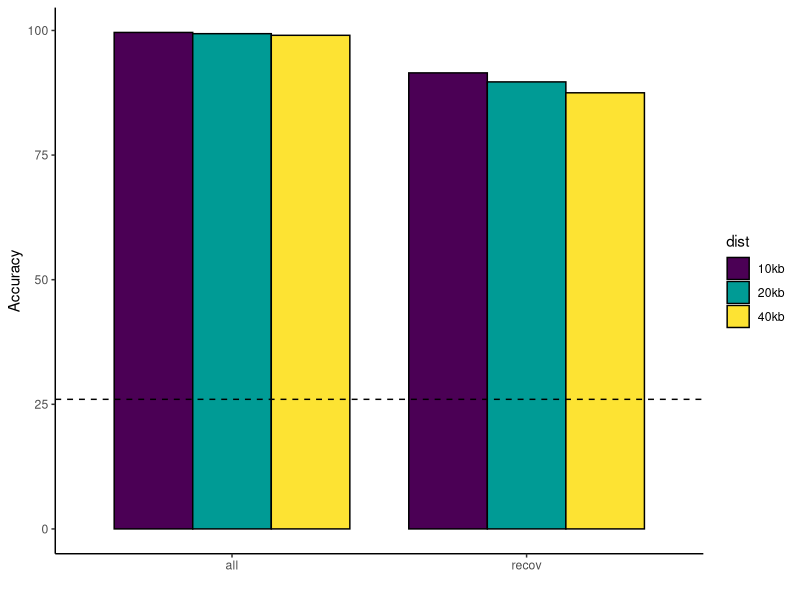
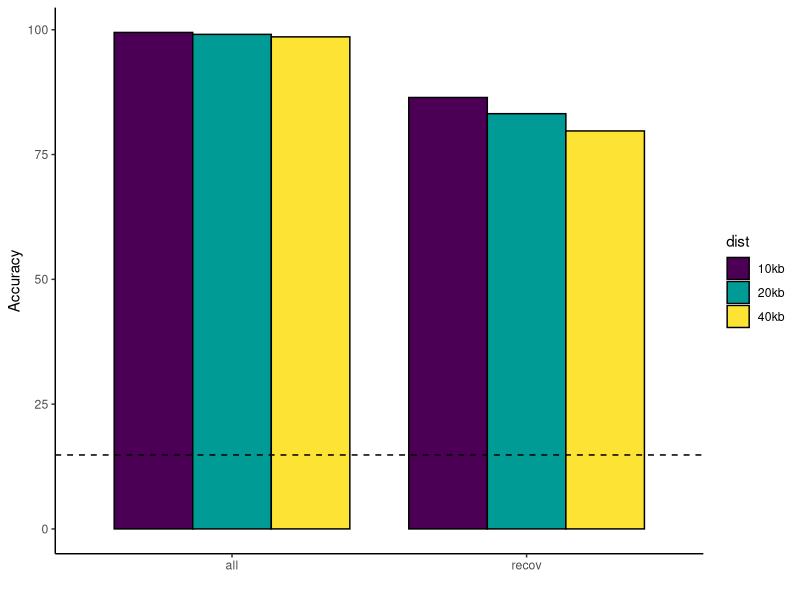
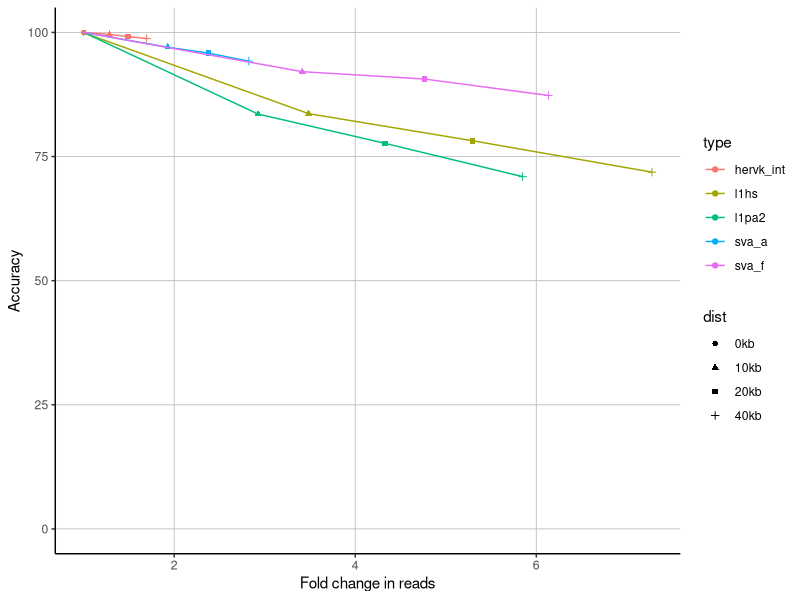
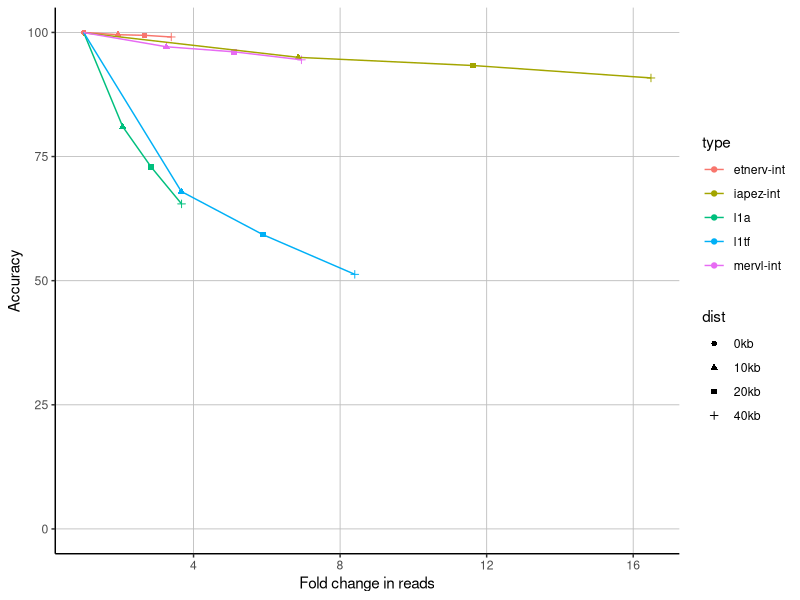
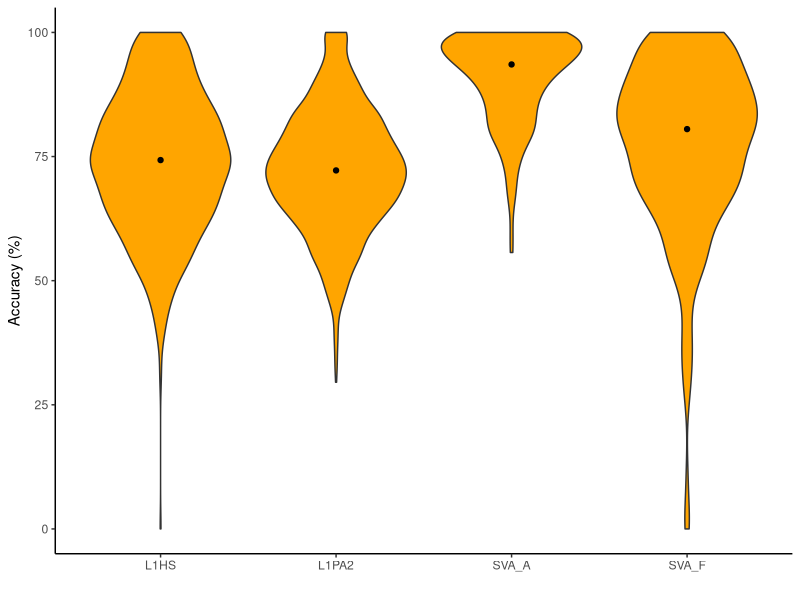
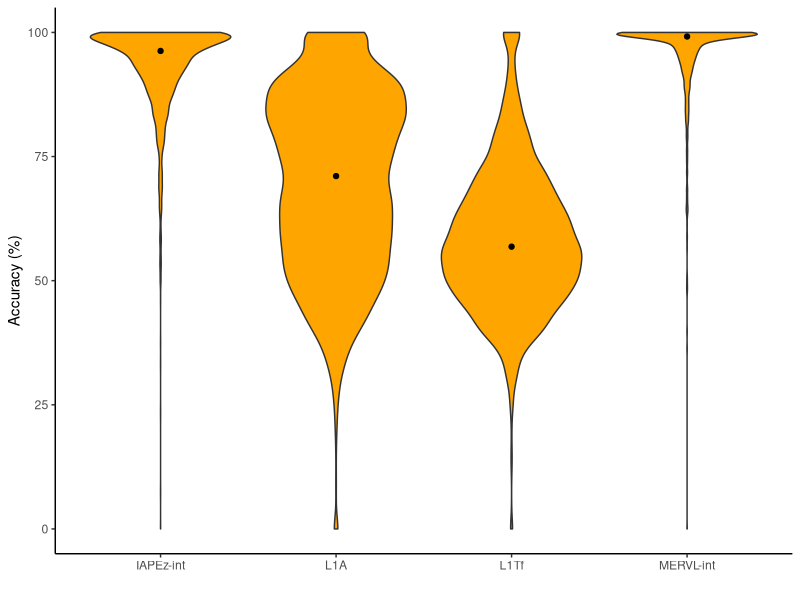

Generate these figures, in order, with R:
##PAtChER mapping accuracy from alignment of Sim3C data
##Accuracy data tables generated using matched_reads.py (see sim3c.sh script)
##Data on mean accuracy per element generated from bigWig accuracy track (mean_accuracy.sh script)
##bigWig accuracy track not included in repository due to size


library('tidyverse')

hs = read_tsv('accuracy_hg38.txt') %>% mutate(acc=matched/total*100)
mm = read_tsv('accuracy_mm10.txt') %>% mutate(acc=matched/total*100)


##barplot for overall accuracy

bplot = function(data) {
	data %>% filter(type %in% c('all','recov')) %>%
	ggplot(aes(type, acc, fill=dist)) +
		theme_classic() +
		xlab('') + ylab('Accuracy') +
		geom_bar(stat='identity', width=0.8, col='black', position=position_dodge()) +
		scale_fill_manual(values=hcl.colors(3)) +
		geom_hline(yintercept=data$acc[data$type=='random'], linetype='dashed')
}

quartz(w=3.5,h=3)
bplot(hs)  #Figure 2A

quartz(w=3.5,h=3)
bplot(mm)  #Figure 2A



##reads vs accuracy for selected families

fam.plot = function(data, sel.te) {	
	data %>% filter(type %in% sel.te) %>%
		group_by(type) %>% mutate(norm=total/min(total)) %>%
	
	ggplot(aes(norm, acc, color=type)) +
		theme_classic() +
		theme(panel.grid.major=element_line(size = 0.3,linetype = 'solid',colour = "grey")) +
		geom_point(aes(shape=dist)) +
		ylim(0,100) +
		xlab('Fold change in reads') +
		ylab('Accuracy') +
		geom_line()
}

quartz(w=3.5,h=3)
fam.plot(hs, sel.te=c('l1hs','l1pa2','sva_a','sva_f','hervk_int'))   #Figure 2B

quartz(w=3.5,h=3)
fam.plot(mm, sel.te=c('l1tf','l1a','etnerv-int','iapez-int','mervl-int'))  #Figure 2B



##accuracy per element

hs.el = rbind(read_tsv('accuracy_families/L1HS_1kb-meanAcc.txt') %>% add_column(te='L1HS'),
			read_tsv('accuracy_families/L1PA2_1kb-meanAcc.txt') %>% add_column(te='L1PA2'),
			read_tsv('accuracy_families/SVA_A_1kb-meanAcc.txt') %>% add_column(te='SVA_A'),
			read_tsv('accuracy_families/SVA_F_1kb-meanAcc.txt') %>% add_column(te='SVA_F'))
colnames(hs.el) = c('chr','start','end','acc','te')

mm.el = rbind(read_tsv('accuracy_families/L1Tf_1kb-meanAcc.txt') %>% add_column(te='L1Tf'),
			read_tsv('accuracy_families/L1A_1kb-meanAcc.txt') %>% add_column(te='L1A'),
			read_tsv('accuracy_families/IAPEz-int_1kb-meanAcc.txt') %>% add_column(te='IAPEz-int'),
			read_tsv('accuracy_families/MERVL-int_1kb-meanAcc.txt') %>% add_column(te='MERVL-int'))
colnames(mm.el) = c('chr','start','end','acc','te')


element.plot = function(data) {
	ggplot(data, aes(te,acc*100)) +
		theme_classic() +
		geom_violin(fill='orange', scale='width', width=0.8) +
		xlab('') +
		ylab('Accuracy (%)') +
		stat_summary(fun='median', geom='point', position=position_dodge(0.8))
}


quartz(w=3,h=3.5)
element.plot(hs.el)  #Supp Fig 2B

quartz(w=3,h=3.5)
element.plot(mm.el)  #Supp Fig 2B

